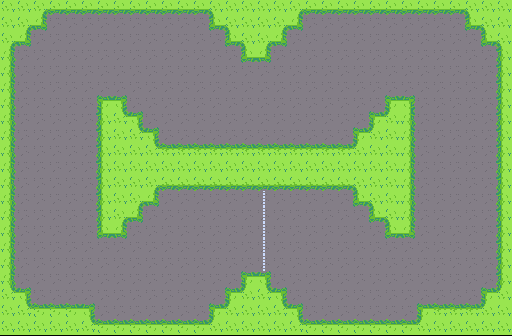

A 2D game scene composited from a Tiled map and its tileset images. What follows is a short description and the map's XML, with every tile layer's data as written:
An orthogonal 32x21 tile map with 16x16 px tiles, 1 tile layer (Tile Layer 1).

<map version="1.5" tiledversion="2021.03.23" orientation="orthogonal" renderorder="right-down" width="32" height="21" tilewidth="16" tileheight="16" infinite="0" nextlayerid="2" nextobjectid="1">
 <editorsettings>
  <export target="indy500tileset.csv" format="csv" />
 </editorsettings>
 <tileset firstgid="1" name="indy500tileset" tilewidth="16" tileheight="16" tilecount="24" columns="4">
  <image source="img/indy500 tileset.png" width="64" height="96" />
 </tileset>
 <layer id="1" name="Tile Layer 1" width="32" height="21" offsetx="0.5" offsety="-1">
  <data encoding="csv">
7,7,14,11,11,11,11,11,11,11,11,11,11,16,7,7,7,7,14,11,11,11,11,11,11,11,11,11,11,16,7,7,
7,14,12,19,19,19,19,19,19,19,19,19,19,10,16,7,7,14,12,19,19,19,19,19,19,19,19,19,19,10,16,7,
14,12,19,19,19,19,19,19,19,19,19,19,19,19,10,16,14,12,19,19,19,19,19,19,19,19,19,19,19,19,10,16,
8,19,19,19,19,19,19,19,19,19,19,19,19,19,19,10,12,19,19,19,19,19,19,19,19,19,19,19,19,19,19,6,
8,19,19,19,19,19,19,19,19,19,19,19,19,19,19,19,19,19,19,19,19,19,19,19,19,19,19,19,19,19,19,6,
8,19,19,19,19,19,19,19,19,19,19,19,19,19,19,19,19,19,19,19,19,19,19,19,19,19,19,19,19,19,19,6,
8,19,19,19,19,19,2,4,19,19,19,19,19,19,19,19,19,19,19,19,19,19,19,19,2,4,19,19,19,19,19,6,
8,19,19,19,19,19,6,22,4,19,19,19,19,19,19,19,19,19,19,19,19,19,19,2,24,8,19,19,19,19,19,6,
8,19,19,19,19,19,6,7,22,4,19,19,19,19,19,19,19,19,19,19,19,19,2,24,7,8,19,19,19,19,19,6,
8,19,19,19,19,19,6,7,7,22,23,23,23,23,23,23,23,23,23,23,23,23,24,7,7,8,19,19,19,19,19,6,
8,19,19,19,19,19,6,7,7,7,7,7,7,7,7,7,7,7,7,7,7,7,7,7,7,8,19,19,19,19,19,6,
8,19,19,19,19,19,6,7,7,14,15,15,15,15,15,15,15,15,15,15,15,15,16,7,7,8,19,19,19,19,19,6,
8,19,19,19,19,19,6,7,14,12,19,19,19,19,19,19,1,19,19,19,19,19,10,16,7,8,19,19,19,19,19,6,
8,19,19,19,19,19,6,14,12,19,19,19,19,19,19,19,1,19,19,19,19,19,19,10,16,8,19,19,19,19,19,6,
8,19,19,19,19,19,10,12,19,19,19,19,19,19,19,19,1,19,19,19,19,19,19,19,10,12,19,19,19,19,19,6,
8,19,19,19,19,19,19,19,19,19,19,19,19,19,19,19,1,19,19,19,19,19,19,19,19,19,19,19,19,19,19,6,
8,19,19,19,19,19,19,19,19,19,19,19,19,19,19,19,1,19,19,19,19,19,19,19,19,19,19,19,19,19,19,6,
8,19,19,19,19,19,19,19,19,19,19,19,19,19,19,2,4,19,19,19,19,19,19,19,19,19,19,19,19,19,19,6,
22,4,19,19,19,19,19,19,19,19,19,19,19,19,2,24,22,4,19,19,19,19,19,19,19,19,19,19,19,19,2,24,
7,22,3,3,3,4,19,19,19,19,19,19,19,2,24,7,7,22,4,19,19,19,19,19,19,19,2,23,23,23,24,7,
7,7,7,7,7,22,3,3,3,3,3,3,3,24,7,7,7,7,22,3,3,3,3,3,3,3,24,7,7,7,7,7
</data>
 </layer>
</map>